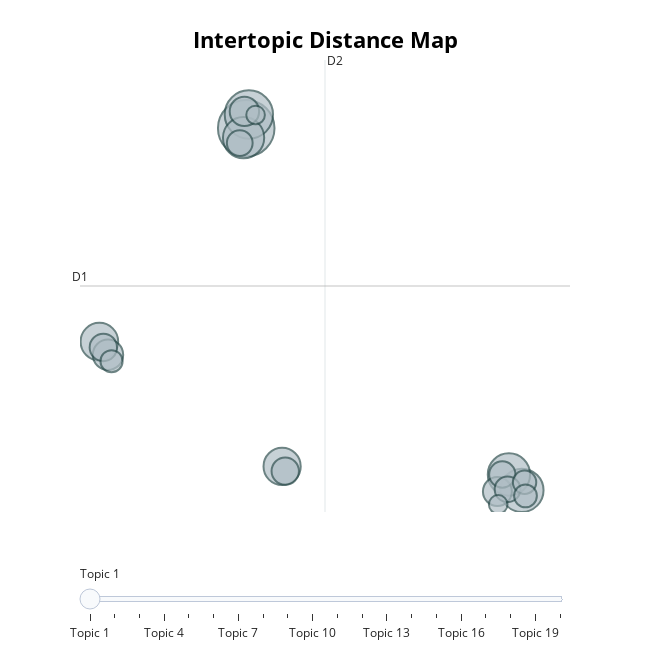

Here is the notebook cell this chart was saved with:
### Code cell
topic_model.visualize_topics()

### Figure 1 — Plotly figure (JSON) as saved in the notebook; plotly's stock layout.template omitted (floating-point values rounded to 4 significant figures)
{"data": [{"customdata": [[1, "spirito | tempo | sentiva | cuore | ambedue", 111], [2, "vita | anima | spirito | forza | padre", 81], [3, "addio | taci | tua | hai | chiese", 65], [4, "anima | vita | dio | dolore | cuore", 62], [5, "occhi | testa | bocca | capelli | color", 59], [6, "interruppe | ah | rispose | marchesa | principessa", 49], [7, "cielo | acqua | verde | alberi | vento", 48], [8, "terreno | guardia | barone | botta | metri", 32], [9, "versi | libro | secolo | libri | corte", 30], [10, "ottobre | giorno | partire | settembre | sabato", 29], [11, "occhi | tratto | ambedue | ricordava | erasi", 26], [12, "città | obelisco | cipressi | luce | giù", 26], [13, "madre | vieni | parlava | voleva | mamma", 24], [14, "vendite | vaso | stanza | secolo | caminetto", 23], [15, "musica | pianoforte | sonata | esprimeva | do", 23], [16, "domani | nove | mezzogiorno | signor | avvertire", 19], [17, "carrozza | scale | gradino | giardino | entrò", 18], [18, "cavalli | cavallo | corsa | rasente | scalpitavano", 17], [19, "acido | 20 | ornato | anima | istinto", 12], [20, "parole | voce | voci | amate | imprecavano", 12]], "hovertemplate": "<b>Topic %{customdata[0]}</b><br>Words: %{customdata[1]}<br>Size: %{customdata[2]}", "legendgroup": "", "marker": {"color": "#B0BEC5", "line": {"color": "DarkSlateGrey", "width": 2}, "size": [111, 81, 65, 62, 59, 49, 48, 32, 30, 29, 26, 26, 24, 23, 23, 19, 18, 17, 12, 12], "sizemode": "area", "sizeref": 0.06938, "symbol": "circle"}, "mode": "markers", "name": "", "orientation": "v", "showlegend": false, "type": "scatter", "x": [1.052, 1.212, 17.65, 16.87, 0.8934, -7.789, 3.214, -7.271, 0.9436, 16.18, -7.552, 3.402, 16.47, 0.6629, 16.79, 17.81, 17.87, -7.059, 1.616, 16.23], "xaxis": "x", "y": [13.1, 13.65, -1.466, -0.8292, 12.72, 4.516, -0.505, 3.987, 13.78, -1.514, 4.282, -0.6929, -0.8285, 12.51, -1.424, -1.143, -1.689, 3.729, 13.64, -2.033], "yaxis": "y"}], "layout": {"annotations": [{"showarrow": false, "text": "D1", "x": -8.957, "y": 6.755, "yshift": 10}, {"showarrow": false, "text": "D2", "x": 5.797, "xshift": 10, "y": 15.85}], "height": 650, "hoverlabel": {"bgcolor": "white", "font": {"family": "Rockwell", "size": 16}}, "legend": {"itemsizing": "constant", "tracegroupgap": 0}, "margin": {"t": 60}, "shapes": [{"line": {"color": "#CFD8DC", "width": 2}, "type": "line", "x0": 5.797, "x1": 5.797, "y0": -2.338, "y1": 15.85}, {"line": {"color": "#9E9E9E", "width": 2}, "type": "line", "x0": -8.957, "x1": 20.55, "y0": 6.755, "y1": 6.755}], "sliders": [{"active": 0, "pad": {"t": 50}, "steps": [{"args": [{"marker.color": [["red", "#B0BEC5", "#B0BEC5", "#B0BEC5", "#B0BEC5", "#B0BEC5", "#B0BEC5", "#B0BEC5", "#B0BEC5", "#B0BEC5", "#B0BEC5", "#B0BEC5", "#B0BEC5", "#B0BEC5", "#B0BEC5", "#B0BEC5", "#B0BEC5", "#B0BEC5", "#B0BEC5", "#B0BEC5"]]}], "label": "Topic 1", "method": "update"}, {"args": [{"marker.color": [["#B0BEC5", "red", "#B0BEC5", "#B0BEC5", "#B0BEC5", "#B0BEC5", "#B0BEC5", "#B0BEC5", "#B0BEC5", "#B0BEC5", "#B0BEC5", "#B0BEC5", "#B0BEC5", "#B0BEC5", "#B0BEC5", "#B0BEC5", "#B0BEC5", "#B0BEC5", "#B0BEC5", "#B0BEC5"]]}], "label": "Topic 2", "method": "update"}, {"args": [{"marker.color": [["#B0BEC5", "#B0BEC5", "red", "#B0BEC5", "#B0BEC5", "#B0BEC5", "#B0BEC5", "#B0BEC5", "#B0BEC5", "#B0BEC5", "#B0BEC5", "#B0BEC5", "#B0BEC5", "#B0BEC5", "#B0BEC5", "#B0BEC5", "#B0BEC5", "#B0BEC5", "#B0BEC5", "#B0BEC5"]]}], "label": "Topic 3", "method": "update"}, {"args": [{"marker.color": [["#B0BEC5", "#B0BEC5", "#B0BEC5", "red", "#B0BEC5", "#B0BEC5", "#B0BEC5", "#B0BEC5", "#B0BEC5", "#B0BEC5", "#B0BEC5", "#B0BEC5", "#B0BEC5", "#B0BEC5", "#B0BEC5", "#B0BEC5", "#B0BEC5", "#B0BEC5", "#B0BEC5", "#B0BEC5"]]}], "label": "Topic 4", "method": "update"}, {"args": [{"marker.color": [["#B0BEC5", "#B0BEC5", "#B0BEC5", "#B0BEC5", "red", "#B0BEC5", "#B0BEC5", "#B0BEC5", "#B0BEC5", "#B0BEC5", "#B0BEC5", "#B0BEC5", "#B0BEC5", "#B0BEC5", "#B0BEC5", "#B0BEC5", "#B0BEC5", "#B0BEC5", "#B0BEC5", "#B0BEC5"]]}], "label": "Topic 5", "method": "update"}, {"args": [{"marker.color": [["#B0BEC5", "#B0BEC5", "#B0BEC5", "#B0BEC5", "#B0BEC5", "red", "#B0BEC5", "#B0BEC5", "#B0BEC5", "#B0BEC5", "#B0BEC5", "#B0BEC5", "#B0BEC5", "#B0BEC5", "#B0BEC5", "#B0BEC5", "#B0BEC5", "#B0BEC5", "#B0BEC5", "#B0BEC5"]]}], "label": "Topic 6", "method": "update"}, {"args": [{"marker.color": [["#B0BEC5", "#B0BEC5", "#B0BEC5", "#B0BEC5", "#B0BEC5", "#B0BEC5", "red", "#B0BEC5", "#B0BEC5", "#B0BEC5", "#B0BEC5", "#B0BEC5", "#B0BEC5", "#B0BEC5", "#B0BEC5", "#B0BEC5", "#B0BEC5", "#B0BEC5", "#B0BEC5", "#B0BEC5"]]}], "label": "Topic 7", "method": "update"}, {"args": [{"marker.color": [["#B0BEC5", "#B0BEC5", "#B0BEC5", "#B0BEC5", "#B0BEC5", "#B0BEC5", "#B0BEC5", "red", "#B0BEC5", "#B0BEC5", "#B0BEC5", "#B0BEC5", "#B0BEC5", "#B0BEC5", "#B0BEC5", "#B0BEC5", "#B0BEC5", "#B0BEC5", "#B0BEC5", "#B0BEC5"]]}], "label": "Topic 8", "method": "update"}, {"args": [{"marker.color": [["#B0BEC5", "#B0BEC5", "#B0BEC5", "#B0BEC5", "#B0BEC5", "#B0BEC5", "#B0BEC5", "#B0BEC5", "red", "#B0BEC5", "#B0BEC5", "#B0BEC5", "#B0BEC5", "#B0BEC5", "#B0BEC5", "#B0BEC5", "#B0BEC5", "#B0BEC5", "#B0BEC5", "#B0BEC5"]]}], "label": "Topic 9", "method": "update"}, {"args": [{"marker.color": [["#B0BEC5", "#B0BEC5", "#B0BEC5", "#B0BEC5", "#B0BEC5", "#B0BEC5", "#B0BEC5", "#B0BEC5", "#B0BEC5", "red", "#B0BEC5", "#B0BEC5", "#B0BEC5", "#B0BEC5", "#B0BEC5", "#B0BEC5", "#B0BEC5", "#B0BEC5", "#B0BEC5", "#B0BEC5"]]}], "label": "Topic 10", "method": "update"}, {"args": [{"marker.color": [["#B0BEC5", "#B0BEC5", "#B0BEC5", "#B0BEC5", "#B0BEC5", "#B0BEC5", "#B0BEC5", "#B0BEC5", "#B0BEC5", "#B0BEC5", "red", "#B0BEC5", "#B0BEC5", "#B0BEC5", "#B0BEC5", "#B0BEC5", "#B0BEC5", "#B0BEC5", "#B0BEC5", "#B0BEC5"]]}], "label": "Topic 11", "method": "update"}, {"args": [{"marker.color": [["#B0BEC5", "#B0BEC5", "#B0BEC5", "#B0BEC5", "#B0BEC5", "#B0BEC5", "#B0BEC5", "#B0BEC5", "#B0BEC5", "#B0BEC5", "#B0BEC5", "red", "#B0BEC5", "#B0BEC5", "#B0BEC5", "#B0BEC5", "#B0BEC5", "#B0BEC5", "#B0BEC5", "#B0BEC5"]]}], "label": "Topic 12", "method": "update"}, {"args": [{"marker.color": [["#B0BEC5", "#B0BEC5", "#B0BEC5", "#B0BEC5", "#B0BEC5", "#B0BEC5", "#B0BEC5", "#B0BEC5", "#B0BEC5", "#B0BEC5", "#B0BEC5", "#B0BEC5", "red", "#B0BEC5", "#B0BEC5", "#B0BEC5", "#B0BEC5", "#B0BEC5", "#B0BEC5", "#B0BEC5"]]}], "label": "Topic 13", "method": "update"}, {"args": [{"marker.color": [["#B0BEC5", "#B0BEC5", "#B0BEC5", "#B0BEC5", "#B0BEC5", "#B0BEC5", "#B0BEC5", "#B0BEC5", "#B0BEC5", "#B0BEC5", "#B0BEC5", "#B0BEC5", "#B0BEC5", "red", "#B0BEC5", "#B0BEC5", "#B0BEC5", "#B0BEC5", "#B0BEC5", "#B0BEC5"]]}], "label": "Topic 14", "method": "update"}, {"args": [{"marker.color": [["#B0BEC5", "#B0BEC5", "#B0BEC5", "#B0BEC5", "#B0BEC5", "#B0BEC5", "#B0BEC5", "#B0BEC5", "#B0BEC5", "#B0BEC5", "#B0BEC5", "#B0BEC5", "#B0BEC5", "#B0BEC5", "red", "#B0BEC5", "#B0BEC5", "#B0BEC5", "#B0BEC5", "#B0BEC5"]]}], "label": "Topic 15", "method": "update"}, {"args": [{"marker.color": [["#B0BEC5", "#B0BEC5", "#B0BEC5", "#B0BEC5", "#B0BEC5", "#B0BEC5", "#B0BEC5", "#B0BEC5", "#B0BEC5", "#B0BEC5", "#B0BEC5", "#B0BEC5", "#B0BEC5", "#B0BEC5", "#B0BEC5", "red", "#B0BEC5", "#B0BEC5", "#B0BEC5", "#B0BEC5"]]}], "label": "Topic 16", "method": "update"}, {"args": [{"marker.color": [["#B0BEC5", "#B0BEC5", "#B0BEC5", "#B0BEC5", "#B0BEC5", "#B0BEC5", "#B0BEC5", "#B0BEC5", "#B0BEC5", "#B0BEC5", "#B0BEC5", "#B0BEC5", "#B0BEC5", "#B0BEC5", "#B0BEC5", "#B0BEC5", "red", "#B0BEC5", "#B0BEC5", "#B0BEC5"]]}], "label": "Topic 17", "method": "update"}, {"args": [{"marker.color": [["#B0BEC5", "#B0BEC5", "#B0BEC5", "#B0BEC5", "#B0BEC5", "#B0BEC5", "#B0BEC5", "#B0BEC5", "#B0BEC5", "#B0BEC5", "#B0BEC5", "#B0BEC5", "#B0BEC5", "#B0BEC5", "#B0BEC5", "#B0BEC5", "#B0BEC5", "red", "#B0BEC5", "#B0BEC5"]]}], "label": "Topic 18", "method": "update"}, {"args": [{"marker.color": [["#B0BEC5", "#B0BEC5", "#B0BEC5", "#B0BEC5", "#B0BEC5", "#B0BEC5", "#B0BEC5", "#B0BEC5", "#B0BEC5", "#B0BEC5", "#B0BEC5", "#B0BEC5", "#B0BEC5", "#B0BEC5", "#B0BEC5", "#B0BEC5", "#B0BEC5", "#B0BEC5", "red", "#B0BEC5"]]}], "label": "Topic 19", "method": "update"}, {"args": [{"marker.color": [["#B0BEC5", "#B0BEC5", "#B0BEC5", "#B0BEC5", "#B0BEC5", "#B0BEC5", "#B0BEC5", "#B0BEC5", "#B0BEC5", "#B0BEC5", "#B0BEC5", "#B0BEC5", "#B0BEC5", "#B0BEC5", "#B0BEC5", "#B0BEC5", "#B0BEC5", "#B0BEC5", "#B0BEC5", "red"]]}], "label": "Topic 20", "method": "update"}]}], "title": {"font": {"color": "Black", "size": 22}, "text": "<b>Intertopic Distance Map", "x": 0.5, "xanchor": "center", "y": 0.95, "yanchor": "top"}, "width": 650, "xaxis": {"anchor": "y", "domain": [0, 1], "range": [-8.957, 20.55], "title": {"text": ""}, "visible": false}, "yaxis": {"anchor": "x", "domain": [0, 1], "range": [-2.338, 15.85], "title": {"text": ""}, "visible": false}}}
